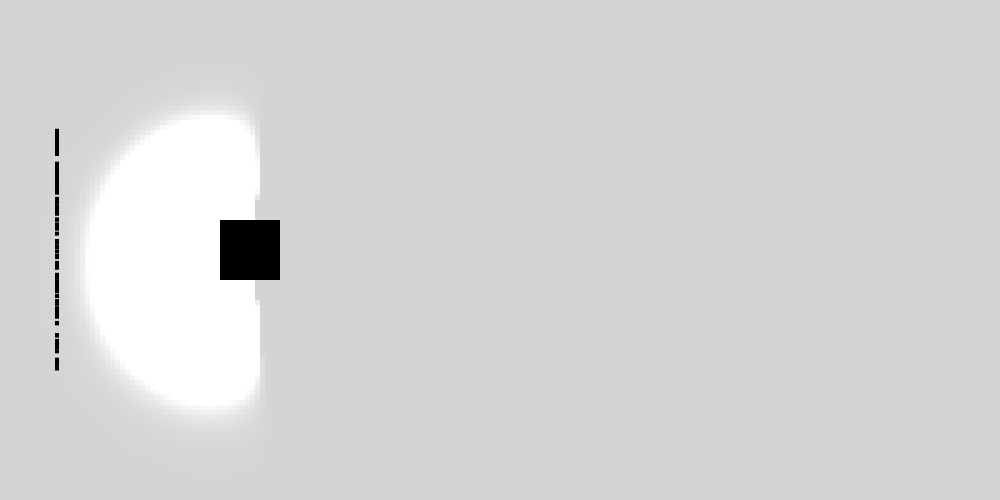
Frame 1 (no input)
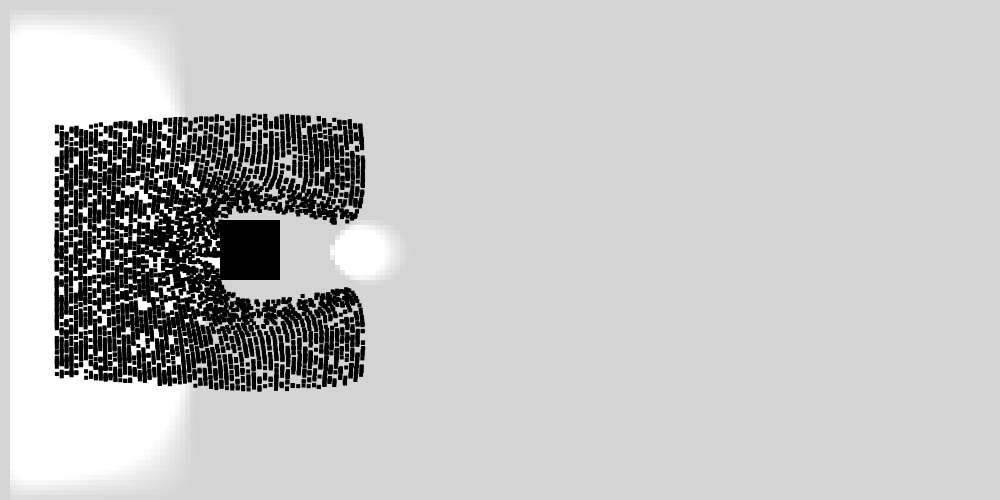
Frame 60 (the mouse pressed at the canvas centre just before this capture)
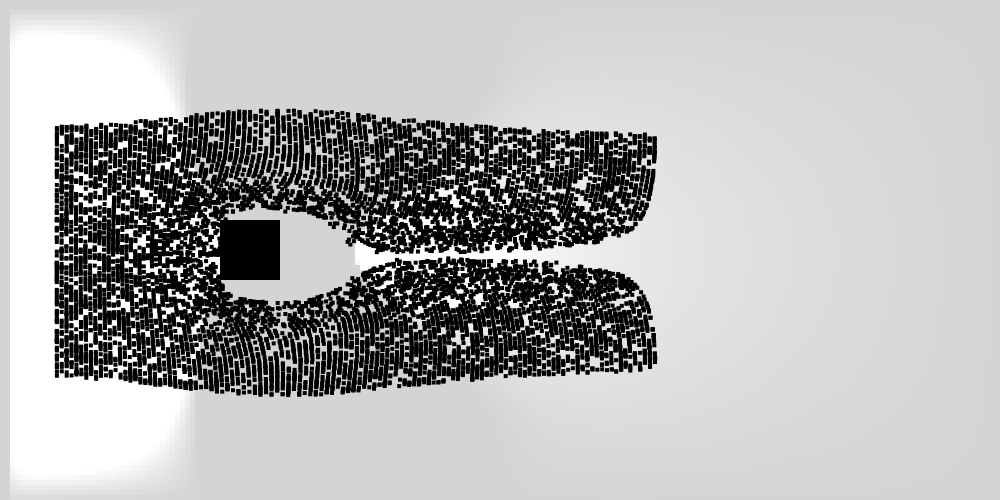
Frame 120 (the mouse held since frame 60 and released just before this capture)

The Processing sketch that drew these frames (run headless with seeded random() and noise(); from frame 60 on, the mouse is pressed at the canvas centre):

// Processing sketch: Karman_Vortex_1_0_3_Particle_Trace
// ── Karman_Vortex_1_0_3_Particle_Trace.pde
float pSize = 5;
int iter = 1;
Karman karman;

void setup(){
  size(1000, 500);
  //fullScreen();
  colorMode(HSB, 360, 100, 100);
  karman = new Karman();
  karman.boundaryConditionP();
  karman.boundaryConditionUV();
  noStroke();
  background(360);
}

void draw(){
  for(int i = 0; i < iter; i++){
    karman.poissonEquation();
    karman.project();//don't have to
    karman.velocityEquation();
    karman.boundaryConditionUV();
    karman.project();//don't have to
  }
  karman.show();
}
// ── Karman.pde
//based on this site https://github.com/eduidl/karman-vortex

class Karman{
  float Re = 70.0;//reynolds number
  float cfl = 0.2;//cfl number
  ArrayList<PVector> particles = new ArrayList<PVector>();
  
  //sor parameters
  float omegap = 1.0;
  int maxitp = 100;
  float errorp = 0.0001;
  
  //int bi1 = 96, bi2 = 106, bj1 = 96, bj2 = 106;//box corner
  int bi1, bi2, bj1, bj2;
  
  //set delta
  float dx, dy, dt;
  
  int nx, ny;
  float[][] p_;
  float[][] u_;
  float[][] v_;

  Karman(){
    nx = int(width/pSize);
    ny = int(height/pSize);
    bi1 = nx/4 - ny/15;
    bi2 = nx/4 + ny/15;
    bj1 = ny/2 - ny/15;
    bj2 = ny/2 + ny/15;
    dx = 1.0/(bi2 - bi1);
    dy = 1.0/(bj2 - bj1);
    dt = cfl*min(dx, dy);
    p_ = new float[nx + 2][ny + 2];
    u_ = new float[nx + 2][ny + 2];
    v_ = new float[nx + 2][ny + 2];
    for(int i = 0; i < nx + 2; i++){
      for(int j = 0; j < ny + 2; j++){
        u_[i][j] = 1;
      }
    }
  }
  
  boolean withInSquare(int x, int y){
    return bi1 < x && x < bi2 && bj1 < y && y < bj2;
  }
  
  void boundaryConditionP(){
    //top bottom
    for(int j = 1; j <= ny; j++){
      p_[1][j] = 0.0;
      p_[nx][j] = 0.0;
    }
    
    //right left
    for(int i = 1; i <= nx; i++){
      p_[i][1] = 0.0;
      p_[i][ny] = 0.0;
    }
    
    //box corner
    p_[bi1][bj1] = p_[bi1-1][bj1-1];
    p_[bi1][bj2] = p_[bi1-1][bj2+1];
    p_[bi2][bj1] = p_[bi2+1][bj1-1];
    p_[bi2][bj2] = p_[bi2+1][bj2+1];
    
    //box top bottom
    for(int j = bj1+1; j < bj2; j++){
      p_[bi1][j] = p_[bi1-1][j];
      p_[bi2][j] = p_[bi2+1][j];
    }
    
    //box left right
    for(int i = bi1+1; i < bi2; i++){
      p_[i][bj1] = p_[i][bj1-1];
      p_[i][bj2] = p_[i][bj2+1];
    }
  }
  
  void boundaryConditionUV(){
    //top bottom
    for(int j = 1; j <= ny; j++){
      u_[1][j] = 1.0;
      u_[0][j] = 1.0;
      
      v_[1][j] = 0.0;
      v_[0][j] = 0.0;
      
      u_[nx][j] = 2.0*u_[nx - 1][j] - u_[nx - 2][j];
      u_[nx + 1][j] = 2.0*u_[nx][j] - u_[nx - 1][j];
      
      v_[nx][j] = 2.0*v_[nx - 1][j] - v_[nx - 2][j];
      v_[nx + 1][j] = 2.0*v_[nx][j] - v_[nx - 1][j];
    }
    
    //left right
    for(int i = 1; i <= nx; i++){
      u_[i][1] = 2.0*u_[i][2] - u_[i][3];
      u_[i][0] = 2.0*u_[i][1] - u_[i][2];
      
      v_[i][1] = 2.0*v_[i][2] - v_[i][3];
      v_[i][0] = 2.0*v_[i][1] - v_[i][2];
      
      u_[i][ny] = 2.0*u_[i][ny - 1] - u_[i][ny - 2];
      u_[i][ny + 1] = 2.0*u_[i][ny] - u_[i][ny - 1];
      
      v_[i][ny] = 2.0*v_[i][ny - 1] - v_[i][ny - 2];
      v_[i][ny + 1] = 2.0*v_[i][ny] - v_[i][ny - 1];
    }
    
    //in the box
    for(int i = bi1; i <= bi2; i++){
      for(int j = bj1; j <= bj2; j++){
        u_[i][j] = 0.0;
        v_[i][j] = 0.0;
      }
    }
  }
  
  void poissonEquation(){
    float[][] rhs = new float[nx + 2][ny + 2];
    for(int i = 2; i < nx; i++){
      for(int j = 2; j < ny; j++){
        if(withInSquare(i, j)) continue;
        
        float ux = (u_[i + 1][j] - u_[i - 1][j])/(2.0*dx);
        float uy = (u_[i][j + 1] - u_[i][j - 1])/(2.0*dy);
        float vx = (v_[i + 1][j] - v_[i - 1][j])/(2.0*dx);
        float vy = (v_[i][j + 1] - v_[i][j - 1])/(2.0*dy);
        rhs[i][j] = (ux + vy)/dt - (ux*ux + 2.0*uy*vx + vy*vy);
      }
    }
    
    for(int iter = 1; iter <= maxitp; iter++){
      float res = 0.0;
      for(int i = 2; i < nx; i++){
        for(int j = 2; j < ny; j++){
          if(withInSquare(i, j)) continue;
          
          float dp = ((p_[i + 1][j] + p_[i - 1][j])/(dx*dx) + 
                      (p_[i][j + 1] + p_[i][j - 1])/(dy*dy) - rhs[i][j])/
                      (2.0/(dx*dx) + 2.0/(dy*dy)) - p_[i][j];
          res += dp * dp;
          p_[i][j] += omegap * dp;
        }
      }
      boundaryConditionP();
      res = sqrt(res/(nx*ny));
      if(res < errorp) break;
    }
  }
  
  float KKSchemeX(float u, float[][] f, int i, int j){
    return (u*(-f[i + 2][j] + 8.0*(f[i + 1][j] - f[i - 1][j]) + f[i - 2][j])/(12.0*dx)
          + abs(u)*(f[i + 2][j] - 4.0*(f[i + 1][j] + f[i - 1][j]) + 6.0*f[i][j] + f[i - 2][j])/(4.0*dx));
  }
  
  float KKSchemeY(float v, float[][] f, int i, int j){
    return (v*(-f[i][j + 2] + 8.0*(f[i][j + 1] - f[i][j - 1]) + f[i][j - 2])/(12.0 * dy)
          + abs(v)*(f[i][j + 2] - 4.0*(f[i][j + 1] + f[i][j - 1]) + 6.0*f[i][j] + f[i][j - 2])/(4.0*dy));
  }
  
  void velocityEquation(){
    float[][] urhs = new float[nx + 2][ny + 2];
    float[][] vrhs = new float[nx + 2][ny + 2];
    
    for(int i = 2; i < nx; i++){
      for(int j = 2; j < ny; j++){
        if(withInSquare(i, j)) continue;
        
        urhs[i][j] = -(p_[i + 1][j] - p_[i - 1][j])/(2.0*dx) + 
                      (u_[i + 1][j] - 2.0*u_[i][j] + u_[i - 1][j])/(Re*dx*dx) +
                      (u_[i][j + 1] - 2.0*u_[i][j] + u_[i][j - 1])/(Re*dy*dy) - 
                      KKSchemeX(u_[i][j], u_, i, j) - KKSchemeY(v_[i][j], u_, i, j);
                      
        vrhs[i][j] = -(p_[i][j + 1] - p_[i][j - 1])/(2.0*dy) + 
                      (v_[i + 1][j] - 2.0*v_[i][j] + v_[i - 1][j])/(Re*dx*dx) + 
                      (v_[i][j + 1] - 2.0*v_[i][j] + v_[i][j - 1])/(Re*dy*dy) - 
                      KKSchemeX(u_[i][j], v_, i, j) - KKSchemeY(v_[i][j], v_, i, j);
      }
    }
    
    for(int i = 2; i < nx; i++){
      for(int j = 2; j < ny; j++){
        if(withInSquare(i, j)) continue;
        
        u_[i][j] += dt*urhs[i][j];
        v_[i][j] += dt*vrhs[i][j];
      }
    }
  }
  
  void show(){
    noStroke();
    for(int i = 0; i < nx; i++){
      for(int j = 0; j < ny; j++){
        fill(max(p_[i][j]*3600, 0)+300);
        rect(i*pSize, j*pSize, pSize, pSize);
      }
    }
    fill(0);
    rect(bi1*pSize, bj1*pSize, (bi2-bi1)*pSize, (bj2-bj1)*pSize);
    for(int i = 0; i < 100; i++){
      particles.add(new PVector(50, random(height/2-height/4, height/2+height/4)));
    }
    for(PVector p : particles){
      int i = int(p.x/pSize);
      int j = int(p.y/pSize);
      if(i < nx){
      p.add(new PVector(u_[i][j]*pSize, v_[i][j]*pSize));
      }
      rect(p.x, p.y, 4, 4);
    }
    for(int i = particles.size()-1; i > 100000 ; i--){
      particles.remove(0);
    }
  }
  
  void lin_solve(int b, float[][] x, float[][] x0, float a, float c) {
    float cRecip = 1.0 / c;
    for (int k = 0; k < iter; k++) {
      for (int i = 1; i <= nx; i++) {
        for (int j = 1; j <= ny; j++) {
          //if(!isWall[IX(i, j)]){
          x[i][j] = (x0[i][j]+ a*(x[i+1][j]+x[i-1][j]+x[i][j+1]+x[i][j-1])) * cRecip;
          //}
        }
      }
      boundaryConditionUV();
    }
  }

  void project (){
    float[][] p = new float[nx + 2][ny + 2]; float[][] div = new float[nx + 2][ny + 2];
    float h = 1.0/ (float)ny;
    for(int i = 1; i <= nx; i++){
      for(int j = 1; j <= ny; j++){
        div[i][j] = -0.5*h*(u_[i+1][j]-u_[i-1][j]+v_[i][j+1]-v_[i][j-1]);
        p[i][j] = 0;
      }
    }
    boundaryConditionUV();
    lin_solve(0, p, div, 1, 4);//which is correct 6 or 4
    for(int i = 1; i < nx - 1; i++){
      for(int j = 1; j < ny - 1; j++){
        //if(!isWall[IX(i, j)]){
        u_[i][j] -= 0.5*(p[i+1][j]-p[i-1][j])/h;
        v_[i][j] -= 0.5*(p[i][j+1]-p[i][j-1])/h;
        //}
      }
    }
    boundaryConditionUV();
  }
}
